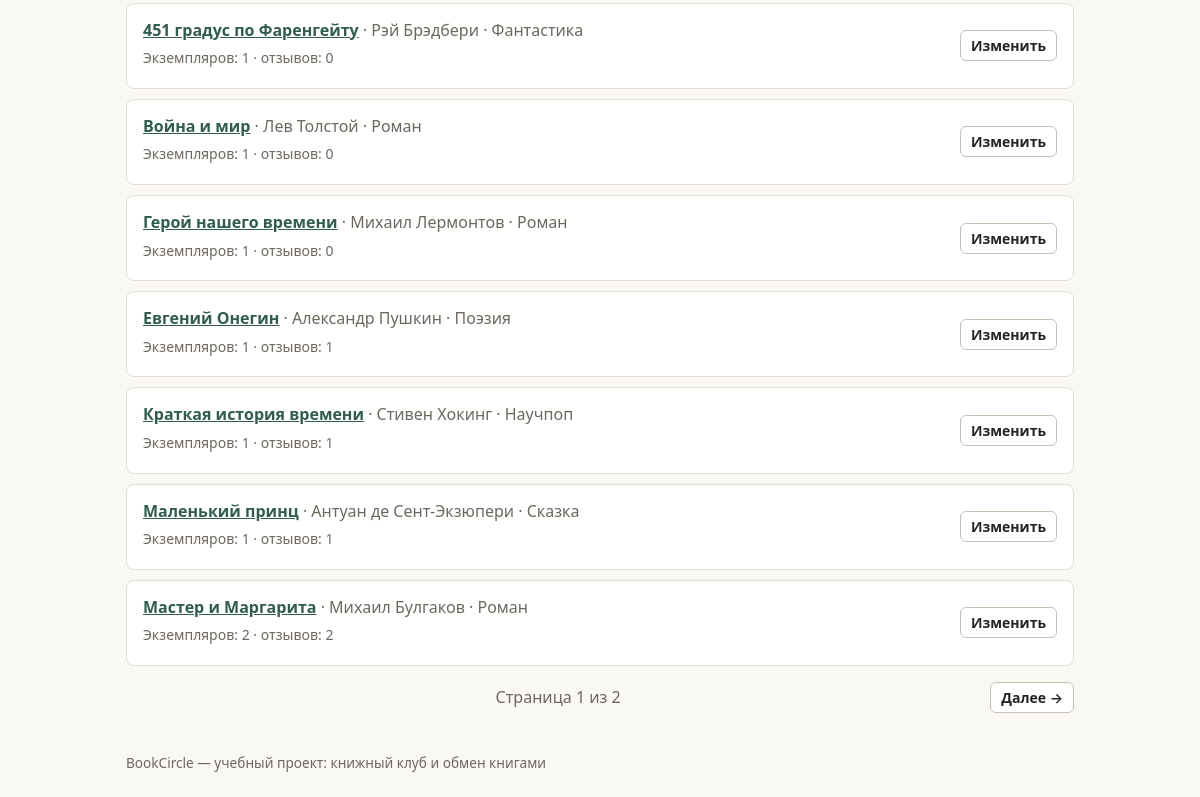
The app's page /moderation/books (signed in, lower part), older data.
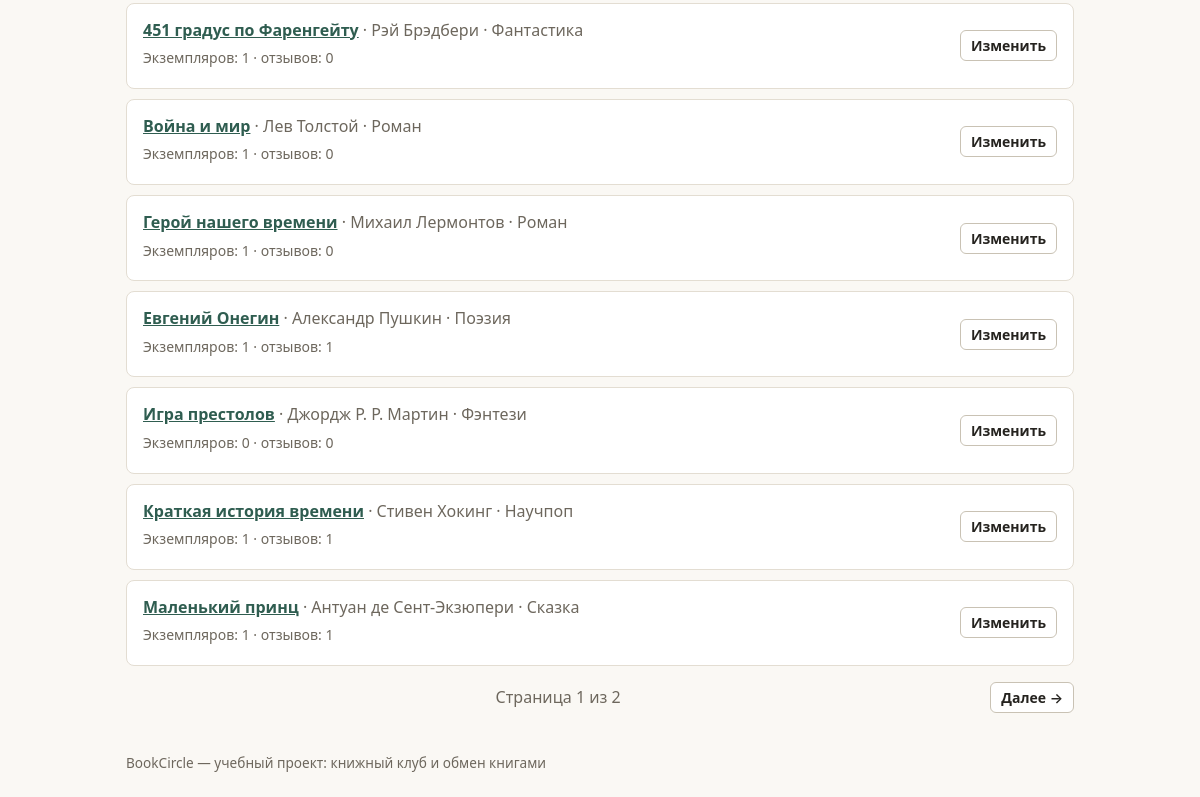
The same page, newer data.
### tables this page shows
CREATE TABLE books (
    id          INTEGER PRIMARY KEY AUTOINCREMENT,
    title       TEXT NOT NULL,
    author      TEXT NOT NULL,
    genre       TEXT NOT NULL,
    description TEXT NOT NULL DEFAULT '',
    cover_url   TEXT,
    title_key   TEXT NOT NULL,            -- название в нижнем регистре (сортировка)
    search_key  TEXT NOT NULL UNIQUE,     -- «название автор» в нижнем регистре (поиск + защита от дублей)
    created_at  TEXT NOT NULL
);

### app/routes/admin.py (the view)
@router.get("/moderation/books")
async def mod_books(request: Request, user=Depends(require_moderator), conn=Depends(get_conn)):
    q = request.query_params.get("q", "")
    return render(request, "mod_books.html", {
        "user": user, "tab": "books", "q": q, "values": {}, "errors": {},
        "pg": books.list_books(conn, q, page=page_num(request))})

### app/templates/mod_books.html (shortened to what this page needs)
{% extends "base.html" %}
{% from "_macros.html" import field, textarea, pager, empty with context %}
{% block content %}
{% if pg.items %}
<ul class="list">
  {% for b in pg.items %}
  <li class="card row">
    <div class="grow">
      <strong><a href="/books/{{ b.id }}">{{ b.title }}</a></strong>
      <span class="muted"> · {{ b.author }} · {{ b.genre }}</span>
      <p class="muted small">Экземпляров: {{ b.copies_count }} · отзывов: {{ b.reviews_count }}</p>
    </div>
    <a class="btn small" href="/moderation/books/{{ b.id }}/edit">Изменить</a>
  </li>
  {% endfor %}
</ul>
{{ pager(pg) }}
{% else %}
{{ empty("Книг не найдено") }}
{% endif %}
{% endblock %}

Row changes from the older to the newer data that the page shows:
no longer on this page (row unchanged): books: title "Мастер и Маргарита", author "Михаил Булгаков", genre "Роман", copies_count "2", reviews_count "2"
added books: title "Игра престолов", author "Джордж Р. Р. Мартин", genre "Фэнтези", copies_count "0", reviews_count "0"
